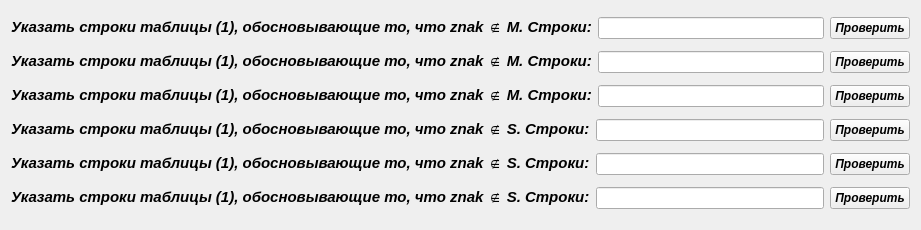
   <widget class="QWidget" name="verticalLayoutWidget">
    <property name="geometry">
     <rect>
      <x>100</x>
      <y>510</y>
      <width>921</width>
      <height>230</height>
     </rect>
    </property>
    <layout class="QVBoxLayout" name="verticalLayout">
     <item>
      <layout class="QHBoxLayout" name="horizontalLayout">
       <item>
        <widget class="QLabel" name="label_6">
         <property name="font">
          <font>
           <pointsize>11</pointsize>
          </font>
         </property>
         <property name="text">
          <string>&lt;html&gt;&lt;head/&gt;&lt;body&gt;&lt;p&gt;&lt;span style=&quot; font-size:11pt; font-weight:600; font-style:italic;&quot;&gt;Указать строки таблицы (1), обосновывающие то, что znak ∉ M. Строки:&lt;/span&gt;&lt;/p&gt;&lt;/body&gt;&lt;/html&gt;</string>
         </property>
        </widget>
       </item>
       <item>
        <widget class="QLineEdit" name="lineEdit">
         <property name="font">
          <font>
           <weight>75</weight>
           <italic>true</italic>
           <bold>true</bold>
          </font>
         </property>
         <property name="alignment">
          <set>Qt::AlignCenter</set>
         </property>
        </widget>
       </item>
       <item>
        <widget class="QPushButton" name="pushButton_3">
         <property name="font">
          <font>
           <weight>75</weight>
           <italic>true</italic>
           <bold>true</bold>
          </font>
         </property>
         <property name="text">
          <string>Проверить</string>
         </property>
        </widget>
       </item>
      </layout>
     </item>
     <item>
      <layout class="QHBoxLayout" name="horizontalLayout_2">
       <item>
        <widget class="QLabel" name="label_7">
         <property name="text">
          <string>&lt;html&gt;&lt;head/&gt;&lt;body&gt;&lt;p&gt;&lt;span style=&quot; font-size:11pt; font-weight:600; font-style:italic;&quot;&gt;Указать строки таблицы (1), обосновывающие то, что znak ∉ M. Строки:&lt;/span&gt;&lt;/p&gt;&lt;/body&gt;&lt;/html&gt;</string>
         </property>
        </widget>
       </item>
       <item>
        <widget class="QLineEdit" name="lineEdit_2">
         <property name="font">
          <font>
           <weight>75</weight>
           <italic>true</italic>
           <bold>true</bold>
          </font>
         </property>
         <property name="alignment">
          <set>Qt::AlignCenter</set>
         </property>
        </widget>
       </item>
       <item>
        <widget class="QPushButton" name="pushButton_4">
         <property name="font">
          <font>
           <weight>75</weight>
           <italic>true</italic>
           <bold>true</bold>
          </font>
         </property>
         <property name="text">
          <string>Проверить</string>
         </property>
        </widget>
       </item>
      </layout>
     </item>
     <item>
      <layout class="QHBoxLayout" name="horizontalLayout_3">
       <item>
        <widget class="QLabel" name="label_8">
         <property name="text">
          <string>&lt;html&gt;&lt;head/&gt;&lt;body&gt;&lt;p&gt;&lt;span style=&quot; font-size:11pt; font-weight:600; font-style:italic;&quot;&gt;Указать строки таблицы (1), обосновывающие то, что znak ∉ M. Строки:&lt;/span&gt;&lt;/p&gt;&lt;/body&gt;&lt;/html&gt;</string>
         </property>
        </widget>
       </item>
       <item>
        <widget class="QLineEdit" name="lineEdit_3">
         <property name="font">
          <font>
           <weight>75</weight>
           <italic>true</italic>
           <bold>true</bold>
          </font>
         </property>
         <property name="alignment">
          <set>Qt::AlignCenter</set>
         </property>
        </widget>
       </item>
       <item>
        <widget class="QPushButton" name="pushButton_5">
         <property name="font">
          <font>
           <weight>75</weight>
           <italic>true</italic>
           <bold>true</bold>
          </font>
         </property>
         <property name="text">
          <string>Проверить</string>
         </property>
        </widget>
       </item>
      </layout>
     </item>
     <item>
      <layout class="QHBoxLayout" name="horizontalLayout_4">
       <item>
        <widget class="QLabel" name="label_9">
         <property name="text">
          <string>&lt;html&gt;&lt;head/&gt;&lt;body&gt;&lt;p&gt;&lt;span style=&quot; font-size:11pt; font-weight:600; font-style:italic;&quot;&gt;Указать строки таблицы (1), обосновывающие то, что znak ∉ S. Строки:&lt;/span&gt;&lt;/p&gt;&lt;/body&gt;&lt;/html&gt;</string>
         </property>
        </widget>
       </item>
       <item>
        <widget class="QLineEdit" name="lineEdit_4">
         <property name="font">
          <font>
           <weight>75</weight>
           <italic>true</italic>
           <bold>true</bold>
          </font>
         </property>
         <property name="alignment">
          <set>Qt::AlignCenter</set>
         </property>
        </widget>
       </item>
       <item>
        <widget class="QPushButton" name="pushButton_6">
         <property name="font">
          <font>
           <weight>75</weight>
           <italic>true</italic>
           <bold>true</bold>
          </font>
         </property>
         <property name="text">
          <string>Проверить</string>
         </property>
        </widget>
       </item>
      </layout>
     </item>
     <item>
      <layout class="QHBoxLayout" name="horizontalLayout_5">
       <item>
        <widget class="QLabel" name="label_10">
         <property name="text">
          <string>&lt;html&gt;&lt;head/&gt;&lt;body&gt;&lt;p&gt;&lt;span style=&quot; font-size:11pt; font-weight:600; font-style:italic;&quot;&gt;Указать строки таблицы (1), обосновывающие то, что znak ∉ S. Строки:&lt;/span&gt;&lt;/p&gt;&lt;/body&gt;&lt;/html&gt;</string>
         </property>
        </widget>
       </item>
       <item>
        <widget class="QLineEdit" name="lineEdit_5">
         <property name="font">
          <font>
           <weight>75</weight>
           <italic>true</italic>
           <bold>true</bold>
          </font>
         </property>
         <property name="alignment">
          <set>Qt::AlignCenter</set>
         </property>
        </widget>
       </item>
       <item>
        <widget class="QPushButton" name="pushButton_7">
         <property name="font">
          <font>
           <weight>75</weight>
           <italic>true</italic>
           <bold>true</bold>
          </font>
         </property>
         <property name="text">
          <string>Проверить</string>
         </property>
        </widget>
       </item>
      </layout>
     </item>
     <item>
      <layout class="QHBoxLayout" name="horizontalLayout_6">
       <item>
        <widget class="QLabel" name="label_11">
         <property name="text">
          <string>&lt;html&gt;&lt;head/&gt;&lt;body&gt;&lt;p&gt;&lt;span style=&quot; font-size:11pt; font-weight:600; font-style:italic;&quot;&gt;Указать строки таблицы (1), обосновывающие то, что znak ∉ S. Строки:&lt;/span&gt;&lt;/p&gt;&lt;/body&gt;&lt;/html&gt;</string>
         </property>
        </widget>
       </item>
       <item>
        <widget class="QLineEdit" name="lineEdit_6">
         <property name="font">
          <font>
           <weight>75</weight>
           <italic>true</italic>
           <bold>true</bold>
          </font>
         </property>
         <property name="alignment">
          <set>Qt::AlignCenter</set>
         </property>
        </widget>
       </item>
       <item>
        <widget class="QPushButton" name="pushButton_8">
         <property name="font">
          <font>
           <weight>75</weight>
           <italic>true</italic>
           <bold>true</bold>
          </font>
         </property>
         <property name="text">
          <string>Проверить</string>
         </property>
        </widget>
       </item>
      </layout>
     </item>
    </layout>
   </widget>
